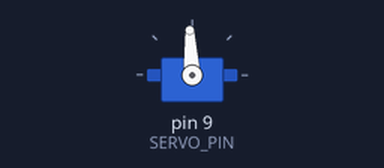
Simulated run of this sketch. Board: Arduino Uno, built with avr-gcc and run on an emulated ATmega328P. Parts: servo. What the sketch prints to the serial monitor is not drawn.

Above: at 0.1 s.
Timing chart, 0 to 9.9 s (numbered marks = the images above):
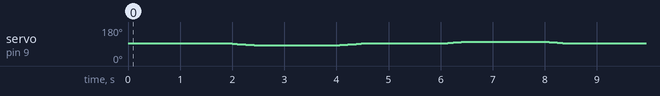

The sketch:

test-mg996r.ino
```cpp
#include <Servo.h>

Servo joint;

const int SERVO_PIN = 9;
const int STOP_US = 1500;       // Adjust slightly if the servo creeps
const int MAX_OFFSET_US = 200;
const float DT = 0.020f;        // 20 ms
const float MAX_CHANGE = 1.0f;  // Speed-command change per second

float speedCommand = 0.0f;      // -1.0 to +1.0; NOT joint speed in deg/s
unsigned long startTime;
unsigned long lastUpdate;
unsigned long lastPrint;

void setup() {
  Serial.begin(115200);

  joint.attach(SERVO_PIN);
  joint.writeMicroseconds(STOP_US);

  startTime = millis();
  lastUpdate = millis();
  lastPrint = millis();

  Serial.println("360-degree servo test on pin 9");
  Serial.println("Keep the horn free. Motion stops after 8 seconds.");
}

void loop() {
  unsigned long now = millis();
  if (now - lastUpdate < 20) return;
  lastUpdate += 20;

  unsigned long elapsed = now - startTime;

  // Requested direction and approximate speed.
  float targetSpeed = 0.0f;
  if (elapsed >= 2000 && elapsed < 4000) {
    targetSpeed = -0.5f;       // First direction
  } else if (elapsed >= 6000 && elapsed < 8000) {
    targetSpeed = 0.5f;        // Opposite direction
  }

  // Gradually change the command instead of jumping to it.
  float maxStep = MAX_CHANGE * DT;
  float difference = targetSpeed - speedCommand;
  speedCommand += constrain(difference, -maxStep, maxStep);
  speedCommand = constrain(speedCommand, -1.0f, 1.0f);

  int pulseUs = STOP_US + (int)(speedCommand * MAX_OFFSET_US);
  pulseUs = constrain(pulseUs, 1300, 1700);
  joint.writeMicroseconds(pulseUs);

  if (now - lastPrint >= 200) {
    lastPrint = now;

    Serial.print("Time: ");
    Serial.print(elapsed / 1000.0f, 1);
    Serial.print(" s | Requested speed: ");
    Serial.print(targetSpeed, 2);
    Serial.print(" | Smoothed command: ");
    Serial.print(speedCommand, 2);
    Serial.print(" | Pulse: ");
    Serial.print(pulseUs);
    Serial.println(" us");
  }
}
```
